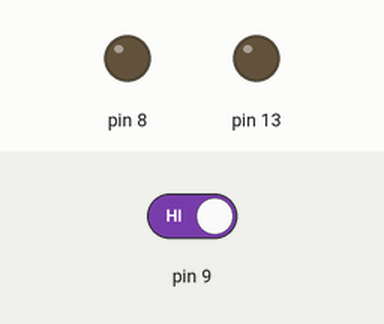
This sketch was run on a simulated Arduino Uno, built with avr-gcc and run on an emulated ATmega328P. On the bench: output pins drawn as LEDs (lit = HIGH). Inputs (shaded band) come from the test bench; at power-on: pin 9 HIGH. What the sketch prints to the serial monitor is not drawn.

Above: at 1.2 s.
1.3 s: pin 9 driven LOW
At 2.5 s:
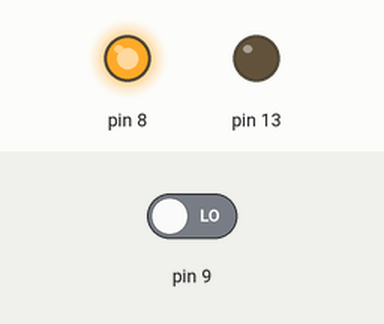
2.8 s: pin 9 driven HIGH
At 3.2 s:
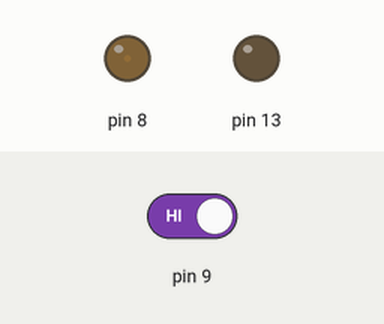
Timing chart, 0 to 6.1 s (numbered marks = the images above; inputs shaded):
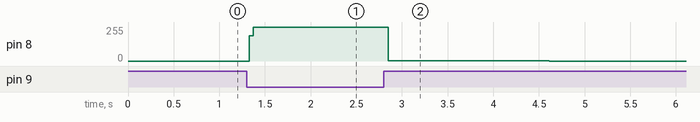

The sketch:

Capacitance_sensor.ino
```cpp
#define THRESHOLD 10 // しきい値の設定
void setup()
{
Serial.begin(9600);
pinMode(8, OUTPUT); // 高抵抗1
pinMode(9, INPUT); // 高抵抗2,タッチ端子
pinMode(13, OUTPUT); // ビルトインLED
}
void loop() {
unsigned t = 0; // 時間計測用のカウンタ
// ①パルスをHIGHにする（1行） //////////////////////////////////////////
digitalWrite(8, HIGH);
//////////////////////////////////////////////////////////////////////
// ②立ち上がりまでの時間計測（1~3行） ///////////////////////////////////
while (digitalRead(9) != HIGH) t++;
//////////////////////////////////////////////////////////////////////
if (t > THRESHOLD) { // ③立ち上がり時間がしきい値を超えたら
digitalWrite(13, HIGH);
}
else {
digitalWrite(13, LOW);
}
// ④パルスをLOWにする（1行） //////////////////////////////////////////
digitalWrite(8, LOW);
//////////////////////////////////////////////////////////////////////
Serial.println(t); // 計測時間を表示
delay(5); //放電するまで待つ
}
```

Measured:
- after the input at 1.3 s, pin 8: 0/255 → 255/255 at once
- after the input at 2.8 s, pin 8: 255/255 → 1/255 after 0.05 s, → 0/255 1.8 s later
